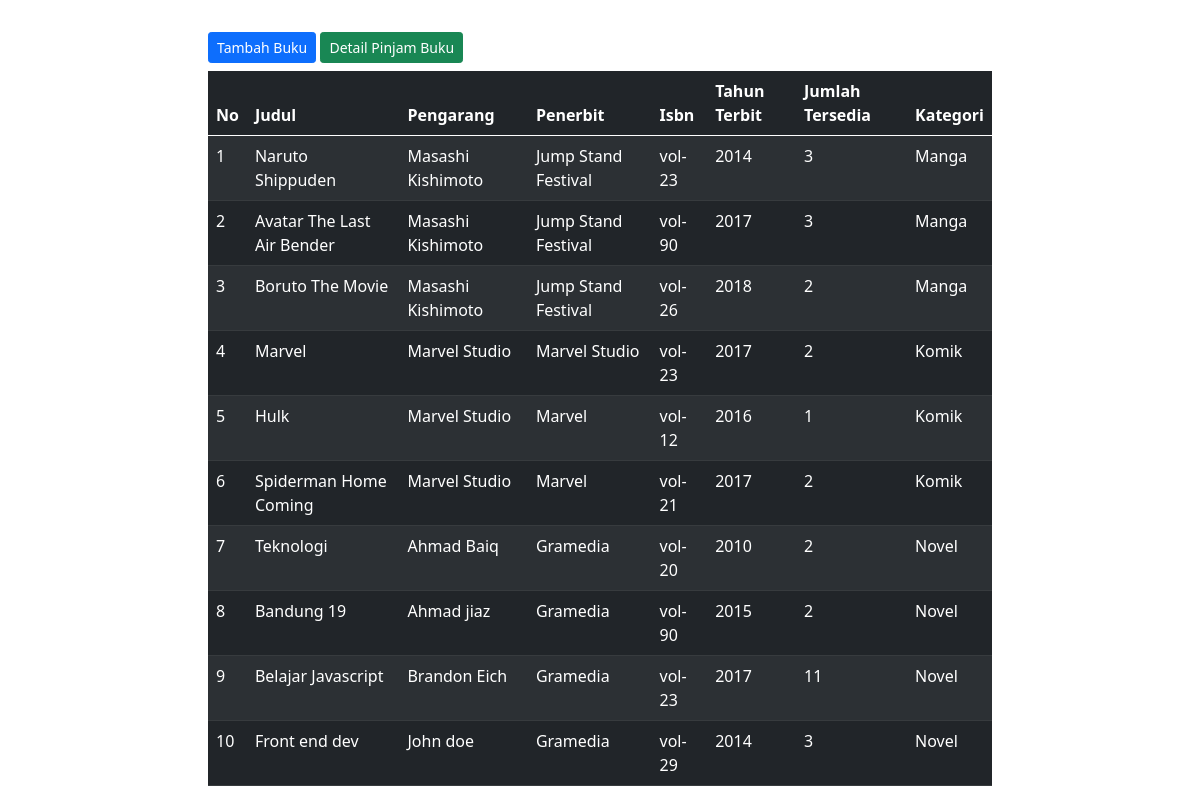
The page / on the database its author committed.
### tables this page shows
CREATE TABLE `buku` (
  `id_buku` int UNSIGNED NOT NULL,
  `judul` varchar(255) DEFAULT NULL,
  `pengarang` varchar(100) DEFAULT NULL,
  `penerbit` varchar(100) DEFAULT NULL,
  `isbn` varchar(20) DEFAULT NULL,
  `tahun_terbit` year DEFAULT NULL,
  `jumlah_tersedia` int DEFAULT NULL,
  `id_kategori` int UNSIGNED DEFAULT NULL
);

CREATE TABLE `kategori` (
  `id_kategori` int UNSIGNED NOT NULL,
  `nama_kategori` varchar(128) DEFAULT NULL
);

### functions/method.php (called while the page is built, shortened)
<?php
function get_data($koneksi)
{
  $query = "SELECT kategori.*, buku.* FROM buku INNER JOIN kategori ON kategori.id_kategori = buku.id_kategori";
  $data = mysqli_query($koneksi, $query);
  return mysqli_fetch_all($data, MYSQLI_ASSOC);
}
?>

### index.php (the view, shortened to what this page needs)
<?php
include ('./config/koneksi.php');
include ('./functions/method.php');
?>
<?php include ('./templates/header.php'); ?>
<div class="container-fluid">
  <div class="col-md-8 mx-auto mt-4">
    <a href="<?= BASE_URL . "add_book.php"; ?>" class="btn btn-sm btn-primary my-2">Tambah Buku</a>
    <a href="<?= BASE_URL . "loan_details.php"; ?>" class="btn btn-sm btn-success my-2 text-white">Detail Pinjam
      Buku</a>
    <table class="table table-striped table-hover table-dark">
      <thead>
        <tr>
          <th>No</th>
          <th>Judul</th>
          <th>Pengarang</th>
          <th>Penerbit</th>
          <th>Isbn</th>
          <th>Tahun Terbit</th>
          <th>Jumlah Tersedia</th>
          <th>Kategori</th>
        </tr>
      </thead>
      <tbody>
        <?php
        $data_book = get_data($koneksi);
        $no = 1;
        ?>
        <?php foreach ($data_book as $data): ?>
          <tr>
            <td><?= $no++; ?></td>
            <td><?= $data['judul']; ?></td>
            <td><?= $data['pengarang']; ?></td>
            <td><?= $data['penerbit']; ?></td>
            <td><?= $data['isbn']; ?></td>
            <td><?= $data['tahun_terbit']; ?></td>
            <td><?= $data['jumlah_tersedia']; ?></td>
            <td><?= $data['nama_kategori']; ?></td>
          </tr>
        <?php endforeach; ?>
      </tbody>
    </table>
  </div>
</div>
<?php include ('./templates/footer.php'); ?>

### templates/header.php (shortened to what this page needs)
<!DOCTYPE html>
<html lang="en">
  <head>
  <link rel="stylesheet" type="text/css" href="<?= BASE_URL . './assets/css/bootstrap.min.css'; ?>">
</head>
<body>

### templates/footer.php (shortened to what this page needs)
</body>
</html>

### rows shown on the page
buku: judul "Naruto Shippuden", pengarang "Masashi Kishimoto", penerbit "Jump Stand Festival", isbn "vol-23", tahun_terbit "2014", jumlah_tersedia "3", id_kategori.nama_kategori "Manga"
buku: judul "Avatar The Last Air Bender", pengarang "Masashi Kishimoto", penerbit "Jump Stand Festival", isbn "vol-90", tahun_terbit "2017", jumlah_tersedia "3", id_kategori.nama_kategori "Manga"
buku: judul "Boruto The Movie", pengarang "Masashi Kishimoto", penerbit "Jump Stand Festival", isbn "vol-26", tahun_terbit "2018", jumlah_tersedia "2", id_kategori.nama_kategori "Manga"
buku: judul "Marvel", pengarang "Marvel Studio", penerbit "Marvel Studio", isbn "vol-23", tahun_terbit "2017", jumlah_tersedia "2", id_kategori.nama_kategori "Komik"
buku: judul "Hulk", pengarang "Marvel Studio", penerbit "Marvel", isbn "vol-12", tahun_terbit "2016", jumlah_tersedia "1", id_kategori.nama_kategori "Komik"
buku: judul "Spiderman Home Coming", pengarang "Marvel Studio", penerbit "Marvel", isbn "vol-21", tahun_terbit "2017", jumlah_tersedia "2", id_kategori.nama_kategori "Komik"
buku: judul "Teknologi", pengarang "Ahmad Baiq", penerbit "Gramedia", isbn "vol-20", tahun_terbit "2010", jumlah_tersedia "2", id_kategori.nama_kategori "Novel"
buku: judul "Bandung 19", pengarang "Ahmad jiaz", penerbit "Gramedia", isbn "vol-90", tahun_terbit "2015", jumlah_tersedia "2", id_kategori.nama_kategori "Novel"
buku: judul "Belajar Javascript", pengarang "Brandon Eich", penerbit "Gramedia", isbn "vol-23", tahun_terbit "2017", jumlah_tersedia "11", id_kategori.nama_kategori "Novel"
buku: judul "Front end dev", pengarang "John doe", penerbit "Gramedia", isbn "vol-29", tahun_terbit "2014", jumlah_tersedia "3", id_kategori.nama_kategori "Novel"
